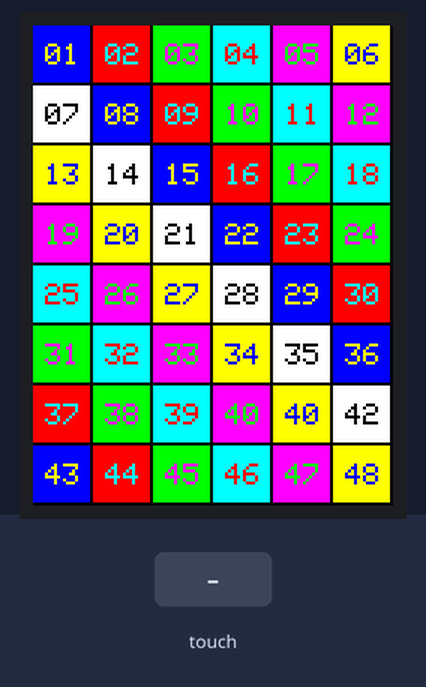
Bench run of a sketch on a simulated Arduino Mega 2560, built with avr-gcc and run on an emulated ATmega2560. Shown: 240×320 colour display. Inputs (shaded band) come from the test bench. What the sketch prints to the serial monitor is not drawn.

Above: at 1.5 s.
1.6 s: touch panel pressed at 13 % / 10 % of its raw x / y range
At 2.1 s:
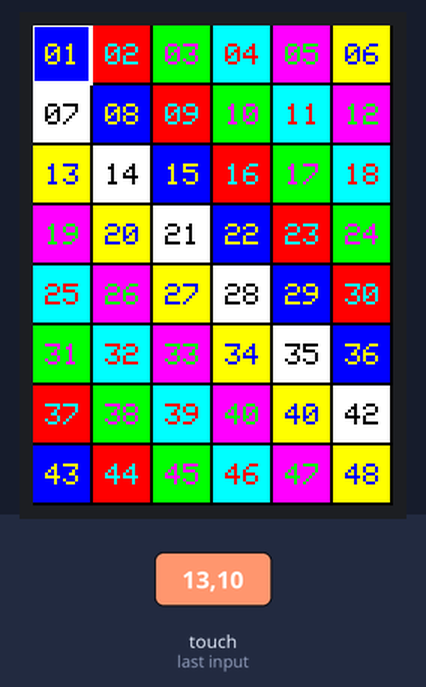
3.1 s: touch panel pressed at 13 % / 10 % of its raw x / y range
At 4.4 s:
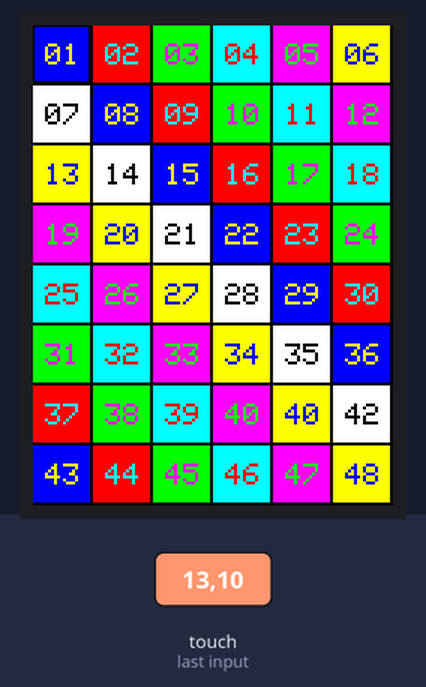
Timing chart, 0 to 6.1 s (numbered marks = the images above; inputs shaded):
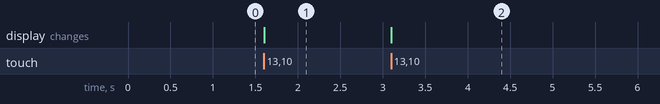

The sketch:

tft-Mega_Control_Array_8.ino.ino
```cpp
// Started with the paint example and went from there.

#include <Adafruit_GFX.h>    // Core graphics library
#include <Adafruit_TFTLCD.h> // Hardware-specific library
#include <TouchScreen.h>

#if defined(__SAM3X8E__)
    #undef __FlashStringHelper::F(string_literal)
    #define F(string_literal) string_literal
#endif

// For the Arduino Mega, use digital pins 22 through 29
// (on the 2-row header at the end of the board).
//   D0 connects to digital pin 22 (XP)
//   D1 connects to digital pin 23 (YM)
//   D2 connects to digital pin 24
//   D3 connects to digital pin 25
//   D4 connects to digital pin 26
//   D5 connects to digital pin 27
//   D6 connects to digital pin 28
//   D7 connects to digital pin 29

#define YP A3  // must be an analog pin, use "An" notation!
#define XM A2  // must be an analog pin, use "An" notation!
#define YM 23  // Shared with portA D1
#define XP 22  // Shared with portA D0

// converted to variables for future auto calibrate function
 int TS_MINX = 180;
 int TS_MINY = 160;
 int TS_MAXX = 900;
 int TS_MAXY = 920;

 //#define TS_MINX 100
 //#define TS_MINY 110
 //#define TS_MAXX 840
 //#define TS_MAXY 860

// For better pressure precision, we need to know the resistance
// between X+ and X- Use any multimeter to read it
// For the one we're using, its 300 ohms across the X plate
TouchScreen ts = TouchScreen(XP, YP, XM, YM, 410); // 410 measured

#define LCD_CS A3
#define LCD_CD A2
#define LCD_WR A1
#define LCD_RD A0
// optional
#define LCD_RESET A4 //This pin must be terminated high on LCD.

// Assign human-readable names to some common 16-bit color values:
#define	BLACK   0x0000
#define	BLUE    0x001F
#define	RED     0xF800
#define	GREEN   0x07E0
#define CYAN    0x07FF
#define MAGENTA 0xF81F
#define YELLOW  0xFFE0
#define WHITE   0xFFFF


//load the array with pretty colors
int COLOUR[8][6] = {BLUE,RED,GREEN,CYAN,MAGENTA,YELLOW,
                    WHITE,BLUE,RED,GREEN,CYAN,MAGENTA,
                    YELLOW,WHITE,BLUE,RED,GREEN,CYAN,
                    MAGENTA,YELLOW,WHITE,BLUE,RED,GREEN,
                    CYAN,MAGENTA,YELLOW,WHITE,BLUE,RED,
                    GREEN,CYAN,MAGENTA,YELLOW,WHITE,BLUE,
                    RED,GREEN,CYAN,MAGENTA,YELLOW,WHITE,
                    BLUE,RED,GREEN,CYAN,MAGENTA,YELLOW};

//keypress assignment values
String kpress_1[8][6] = {"01","02","03","04","05","06",
                       "07","08","09","10","11","12",
                       "13","14","15","16","17","18",
                       "19","20","21","22","23","24",
                       "25","26","27","28","29","30",
                       "31","32","33","34","35","36",
                       "37","38","39","40","40","42",
                       "43","44","45","46","47","48"};
// pushbutton state for array of 48 buttons.
// quad state function (push on-push off).
int lighted[8][6] =   {0,0,0,0,0,0,
                      0,0,0,0,0,0,
                      0,0,0,0,0,0,
                      0,0,0,0,0,0,
                      0,0,0,0,0,0,
                      0,0,0,0,0,0,
                      0,0,0,0,0,0,
                      0,0,0,0,0,0};

//Global Variables
  int samplecount = 0;
  int x2,y2,z2;  //Not using z2?

Adafruit_TFTLCD tft(LCD_CS, LCD_CD, LCD_WR, LCD_RD, LCD_RESET);

#define BOXSIZE 38
// #define PENRADIUS 1
// int oldcolor, currentcolor;

void setup(void) {
  Serial.begin(9600);
  Serial.println(F("Touchscreen Input Output devices"));
  tft.reset();

  uint16_t identifier = tft.readID();

  if(identifier == 0x9325) {
    Serial.println(F("Found ILI9325 LCD driver"));
  } else if(identifier == 0x9328) {
    Serial.println(F("Found ILI9328 LCD driver"));
  } else if(identifier == 0x7575) {
    Serial.println(F("Found HX8347G LCD driver"));
  } else if(identifier == 0x9341) {
    Serial.println(F("Found ILI9341 LCD driver"));
  } else if(identifier == 0x8357) {
    Serial.println(F("Found HX8357D LCD driver"));
  } else {
    Serial.print(F("Unknown LCD driver chip: "));
    Serial.println(identifier, HEX);
    Serial.println(F("If using the Adafruit 2.8\" TFT Arduino shield, the line:"));
    Serial.println(F("  #define USE_ADAFRUIT_SHIELD_PINOUT"));
    Serial.println(F("should appear in the library header (Adafruit_TFT.h)."));
    Serial.println(F("If using the breakout board, it should NOT be #defined!"));
    Serial.println(F("Also if using the breakout, double-check that all wiring"));
    Serial.println(F("matches the tutorial."));
    return;
  }

  tft.begin(identifier);


  tft.fillScreen(BLACK);
//int cols;
//int rows;
// Draw our active display according to the COLOUR array
  for (int rows=0; rows<8; rows++){
  for (int cols=0; cols<6; cols++){
  tft.fillRect((BOXSIZE+2)*cols, (BOXSIZE+2)*rows, BOXSIZE, BOXSIZE, COLOUR[rows][cols]);
//number the blocks, Set text to a binary NOT of the box color
  tft.setCursor((BOXSIZE+2)*cols+8, (BOXSIZE+2)*rows+12);
  tft.setTextColor(~COLOUR[rows][cols],COLOUR[rows][cols]);
  tft.setTextSize(2);
  tft.println(kpress_1[rows][cols]);

    }
  }
}

#define MINPRESSURE 5
#define MAXPRESSURE 1000

void loop()
{
  int x1,y1,z1; //localized vars
  TSPoint p = ts.getPoint();
   // if sharing pins, you'll need to fix the directions of the touchscreen pins
  //pinMode(XP, OUTPUT);
  pinMode(XM, OUTPUT);
  pinMode(YP, OUTPUT);
  //pinMode(YM, OUTPUT);
  z1 = p.z; //Make a copy of the pressure A-D values
//  z2 = z1;

  // we have some minimum pressure we consider 'valid'
  // pressure of 0 means no pressing!
    if (p.z > MINPRESSURE && p.z < MAXPRESSURE) {
      samplecount = 0;
      // scale from 0->1023 to tft.width
      p.x = map(p.x, TS_MINX, TS_MAXX, 0, tft.width());
      p.y = map(p.y, TS_MINY, TS_MAXY, 0, tft.height());

    x1 = p.x/40;  // Now
    y1 = p.y/40;
    x2 = x1;      // and Later (during pressure release)
    y2 = y1;

// turn box highlight on if it's off for the box touched
    if (lighted[x1][y1] == 0) { //first press
      tft.drawRect(x1*40, y1*40, BOXSIZE, BOXSIZE, WHITE);
//    dividing by blocksize in integer math, then multiplying by 40
//    guarantees the location of the pen is within the box.
      tft.drawRect(x1*40-1, y1*40-1, BOXSIZE+2, BOXSIZE+2, WHITE);
      tft.drawRect(x1*40-2, y1*40-2, BOXSIZE+4, BOXSIZE+4, WHITE);

//    Save which box we activated.
      lighted[x1][y1] = 1;
      samplecount = 0;  // reset zero debounce counter.
//      Serial.print(F("Set box\t")); //State zero debug
//      Serial.println(kpress_1[y2][x2]); //ditto
    }

   if (lighted[x1][y1] == 2) { //second press

//      x2 = x1;
//      y2 = y1;

// Unhighlight when pressed a second time.
      tft.drawRect(x1*40, y1*40, BOXSIZE, BOXSIZE, BLACK);
      tft.drawRect(x1*40-1, y1*40-1, BOXSIZE+2, BOXSIZE+2, BLACK);
      tft.drawRect(x1*40-2, y1*40-2, BOXSIZE+4, BOXSIZE+4, BLACK);

      lighted[x1][y1] = 3;
      samplecount = 0;
//      Serial.print(F("Unset box\t")); //State two debug
//      Serial.println(kpress_1[y2][x2]);
    }
  }
   else
// Everything below here deals with the stylus being lifted from the touchscreen
   samplecount++;
   // My Touchscreen occasionally spits out zero pressure glitches
   // even while stylus is on touchscreen
   // So I treat them like bounce by looking for 10 zeroes in a row
   // before assuming stylus is lifted.
   if (samplecount > 10) {

//    Switch lit = 1 so stylus is removed while lit.
      if (lighted[x2][y2] == 1 ) { //first release
      lighted[x2][y2] = 2;  //flag state 2 of (0-3)
      samplecount = 0; //reset the bouncing zero count.
//      Serial.println("First Release"); //State one debug
      }

      else
      if (lighted[x2][y2] == 3) { //second release
      lighted[x2][y2] = 0;
      samplecount = 0;
//      Serial.println("Second Release"); //State 3 debug
    }
  }
}
```

Measured:
- after the input at 1.6 s, the display: changes at once (image 1)
- after the input at 3.1 s, the display: changes at once (image 2)
